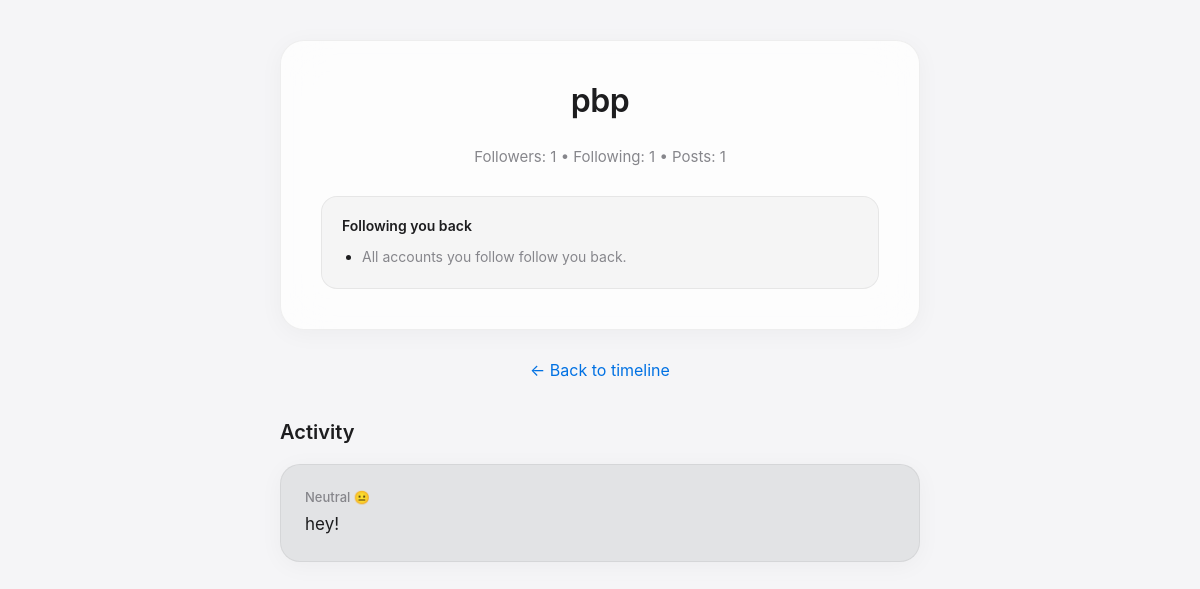
The app's page /profile/pbp (signed in), older data.
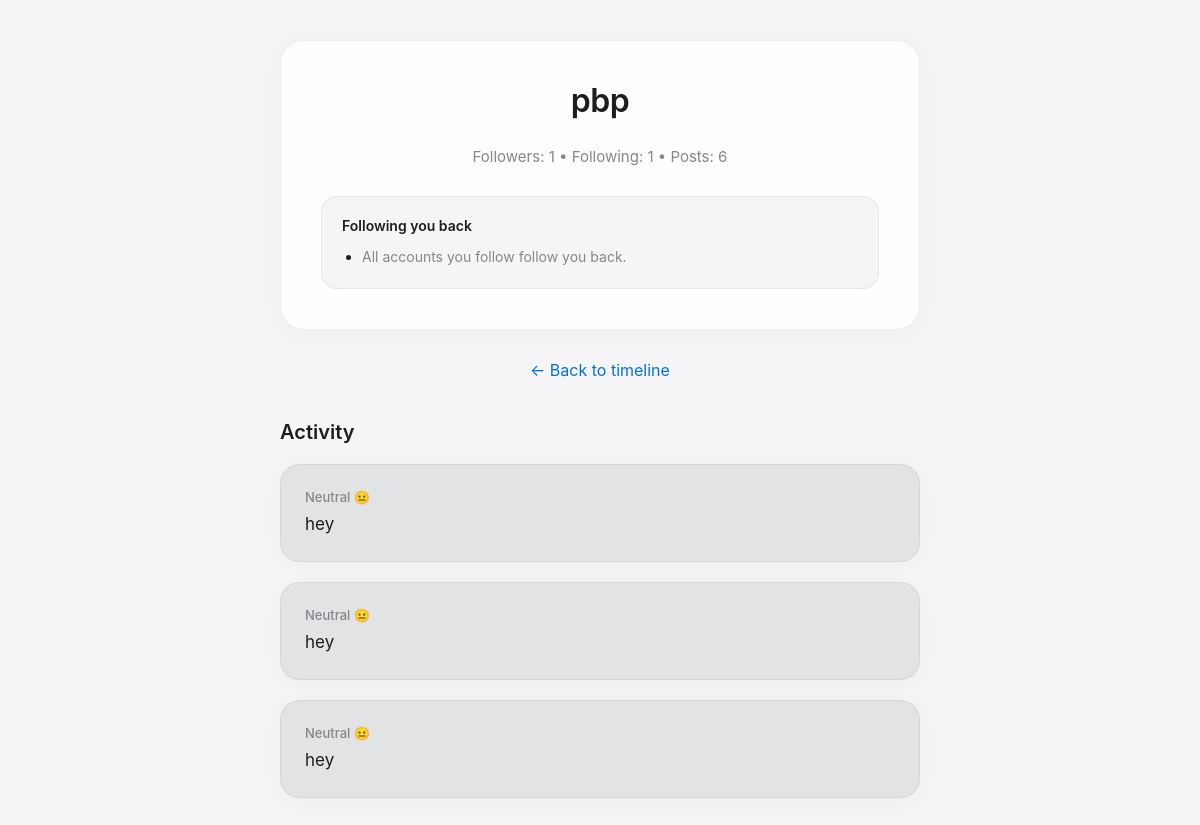
The same page, newer data.
### app.py (models this page shows)
class Post(db.Model):
    id = db.Column(db.Integer, primary_key=True)
    text = db.Column(db.String(500), nullable=False)
    mood = db.Column(db.String(50), nullable=False)
    color = db.Column(db.String(20), nullable=False)
    user_id = db.Column(db.Integer, db.ForeignKey('user.id'), nullable=False)
    likers = db.relationship('User', secondary=likes, backref=db.backref('liked_posts', lazy='dynamic'), lazy='dynamic')

### app.py (the view)
@app.route('/profile/<username>')
@login_required
def profile(username):
    user = User.query.filter_by(username=username).first_or_404()
    posts = Post.query.filter_by(user_id=user.id).order_by(Post.id.desc()).all()
    following_list = set(user.followed)
    followers_list = set(user.followers)
    not_following_back = following_list - followers_list
    return render_template('profile.html', user=user, posts=posts, not_following_back=not_following_back)

### app.py (called while the page is built)
@login_manager.user_loader
def load_user(user_id):
    return db.session.get(User, int(user_id))

### templates/profile.html (shortened to what this page needs)
<!DOCTYPE html>
<html lang="en">
<head>
</head>
<body>
    <div class="profile-card">
        <h2 style="margin-top:0; font-size: 32px; font-weight: 600; letter-spacing: -0.015em;">{{ user.username }}</h2>
        <p style="color: #86868b; font-size: 15px; margin-bottom: 24px;">
            Followers: {{ user.followers.count() }} &bull; Following: {{ user.followed.count() }} &bull; Posts: {{ user.posts | length }}
        </p>
        {% if user == current_user %}
        <div class="analytics-box">
            <strong style="display: block; margin-bottom: 12px; font-weight: 600;">Following you back</strong>
            <ul style="margin: 0; padding-left: 20px; color: #1d1d1f; line-height: 1.6;">
                {% for non in not_following_back %}
                    <li><a href="/profile/{{ non.username }}">{{ non.username }}</a></li>
                {% else %}
                    <li><span style="color: #86868b;">All accounts you follow follow you back.</span></li>
                {% endfor %}
            </ul>
        </div>
        {% endif %}
    </div>
    <p style="margin-top: 30px; text-align: center;"><a href="/">&larr; Back to timeline</a></p>
    <h3 style="font-size: 20px; font-weight: 600; margin-top: 40px; margin-bottom: 20px;">Activity</h3>
    {% for post in posts %}
    <div class="post-card scroll-reveal" style="background-color: {{ post.color }};">
        <div style="font-size: 13px; color: #86868b; margin-bottom: 8px; font-weight: 500;">{{ post.mood }}</div>
        <div style="font-size: 17px; line-height: 1.4;">{{ post.text }}</div>
    </div>
    {% else %}
    <p style="color: #86868b; text-align: center;">No posts available.</p>
    {% endfor %}
</body>
</html>

Row changes from the older to the newer data that the page shows:
no longer on this page (row unchanged): Post: mood "Neutral 😐", text "hey!"
added Post: mood "Neutral 😐", text "hey"
added Post: mood "Neutral 😐", text "hey"
added Post: mood "Neutral 😐", text "hey"
Text that changed along with them:
{{ user.posts | length }}: "1" → "6"
